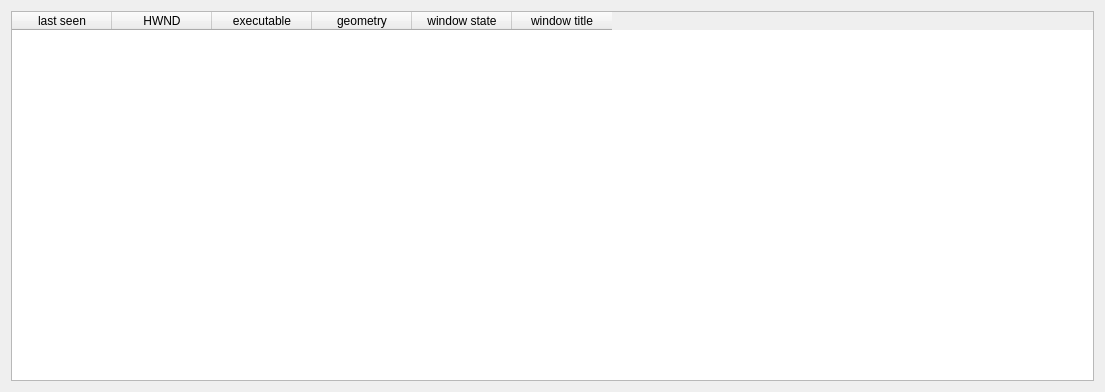
<?xml version="1.0" encoding="UTF-8"?>
<ui version="4.0">
 <class>WindowsWidget</class>
 <widget class="QWidget" name="WindowsWidget">
  <property name="geometry">
   <rect>
    <x>0</x>
    <y>0</y>
    <width>1105</width>
    <height>392</height>
   </rect>
  </property>
  <property name="windowTitle">
   <string>Form</string>
  </property>
  <layout class="QGridLayout" name="gridLayout">
   <item row="0" column="0">
    <widget class="QTableWidget" name="tableWidget">
     <property name="editTriggers">
      <set>QAbstractItemView::NoEditTriggers</set>
     </property>
     <property name="alternatingRowColors">
      <bool>true</bool>
     </property>
     <property name="selectionMode">
      <enum>QAbstractItemView::SingleSelection</enum>
     </property>
     <property name="selectionBehavior">
      <enum>QAbstractItemView::SelectRows</enum>
     </property>
     <property name="sortingEnabled">
      <bool>true</bool>
     </property>
     <column>
      <property name="text">
       <string>last seen</string>
      </property>
     </column>
     <column>
      <property name="text">
       <string>HWND</string>
      </property>
     </column>
     <column>
      <property name="text">
       <string>executable</string>
      </property>
     </column>
     <column>
      <property name="text">
       <string>geometry</string>
      </property>
     </column>
     <column>
      <property name="text">
       <string>window state</string>
      </property>
     </column>
     <column>
      <property name="text">
       <string>window title</string>
      </property>
     </column>
    </widget>
   </item>
  </layout>
 </widget>
 <resources/>
 <connections/>
</ui>
